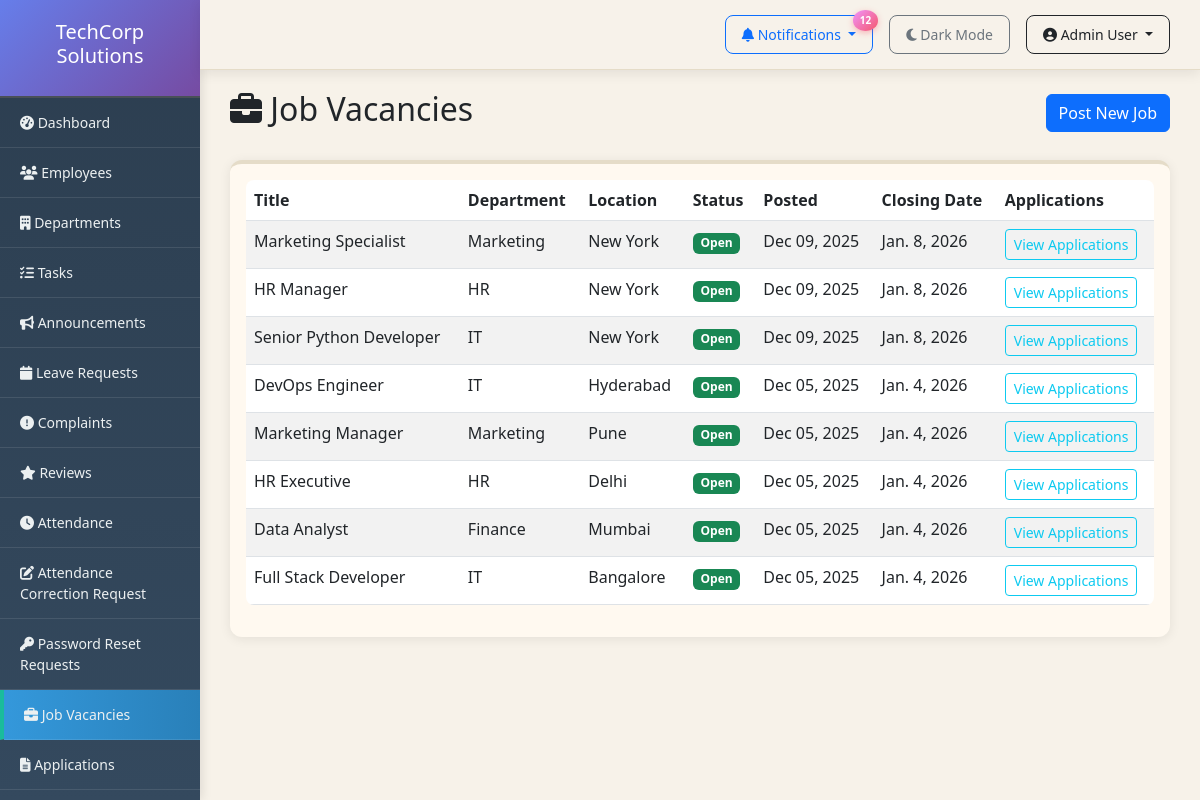
/admin-panel/vacancies/ (signed in), run on the app's committed database.
### employees/models.py (models this page shows, shortened)
class JobVacancy(models.Model):
    STATUS_CHOICES = [
        ('open', 'Open'),
        ('closed', 'Closed'),
    ]
    title = models.CharField(max_length=200)
    department = models.ForeignKey(Department, on_delete=models.CASCADE)
    description = models.TextField()
    requirements = models.TextField()
    salary_range = models.CharField(max_length=100)
    location = models.CharField(max_length=100)
    employment_type = models.CharField(max_length=50, default='Full-time')
    status = models.CharField(max_length=20, choices=STATUS_CHOICES, default='open')
    posted_date = models.DateTimeField(auto_now_add=True)
    closing_date = models.DateField()
    created_by = models.ForeignKey(User, on_delete=models.CASCADE)

class Department(models.Model):
    name = models.CharField(max_length=100)
    description = models.TextField(blank=True)
    head = models.ForeignKey('Employee', on_delete=models.SET_NULL, null=True, blank=True, related_name='heading_department')
    created_at = models.DateTimeField(auto_now_add=True)
    def __str__(self):
        return self.name

### employees/views.py (the view)
# urls.py: path('admin-panel/vacancies/', views.vacancy_list, name='vacancy_list'),
@login_required
@user_passes_test(is_admin)
def vacancy_list(request):
    vacancies = JobVacancy.objects.all().order_by('-posted_date')
    return render(request, 'admin/vacancy_list.html', {'vacancies': vacancies})

### employees/context_processors.py (called while the page is built)
def notifications(request):
    context = {
        'pending_count': 0,
        'leave_count': 0,
        'correction_count': 0,
        'password_reset_count': 0,
    }
    if request.user.is_authenticated and request.user.is_staff:
        leave_count = Leave.objects.filter(status='pending').count()
        correction_count = AttendanceCorrection.objects.filter(status='pending').count()
        password_reset_count = PasswordResetRequest.objects.filter(status='pending').count()
        context.update({
            'leave_count': leave_count,
            'correction_count': correction_count,
            'password_reset_count': password_reset_count,
            'pending_count': leave_count + correction_count + password_reset_count,
        })
    return context

### employees/views.py (called while the page is built)
def is_admin(user):
    return user.is_staff or user.is_superuser

### employees/templates/admin/vacancy_list.html (shortened to what this page needs)
{% extends 'base.html' %}
{% block content %}
<div class="d-flex justify-content-between align-items-center mb-4">
    <h2><i class="fas fa-briefcase"></i> Job Vacancies</h2>
    <a href="{% url 'vacancy_add' %}" class="btn btn-primary">Post New Job</a>
</div>
<div class="card">
    <div class="card-body">
        {% if vacancies %}
            <div class="table-responsive">
                <table class="table table-striped">
                    <thead>
                        <tr>
                            <th>Title</th>
                            <th>Department</th>
                            <th>Location</th>
                            <th>Status</th>
                            <th>Posted</th>
                            <th>Closing Date</th>
                            <th>Applications</th>
                        </tr>
                    </thead>
                    <tbody>
                        {% for vacancy in vacancies %}
                        <tr>
                            <td>{{ vacancy.title }}</td>
                            <td>{{ vacancy.department }}</td>
                            <td>{{ vacancy.location }}</td>
                            <td>
                                <span class="badge bg-{% if vacancy.status == 'open' %}success{% else %}secondary{% endif %}">
                                    {{ vacancy.get_status_display }}
                                </span>
                            </td>
                            <td>{{ vacancy.posted_date|date:"M d, Y" }}</td>
                            <td>{{ vacancy.closing_date }}</td>
                            <td>
                                <a href="{% url 'application_list' %}?vacancy={{ vacancy.pk }}" class="btn btn-sm btn-outline-info">
                                    View Applications
                                </a>
                            </td>
                        </tr>
                        {% endfor %}
                    </tbody>
                </table>
            </div>
        {% else %}
            <p class="text-muted text-center">No job vacancies posted yet.</p>
        {% endif %}
    </div>
</div>
{% endblock %}

### employees/templates/base.html (shortened to what this page needs)
<!DOCTYPE html>
<html lang="en">
<head>
    <link href="https://cdn.jsdelivr.net/npm/bootstrap@5.3.0/dist/css/bootstrap.min.css" rel="stylesheet">
    <link rel="stylesheet" href="https://cdnjs.cloudflare.com/ajax/libs/font-awesome/6.4.0/css/all.min.css">
</head>
<body>
    <nav class="top-navbar d-flex justify-content-end align-items-center">
        {% if user.is_staff %}
        <div class="dropdown me-3">
            <button class="btn btn-sm btn-outline-primary dropdown-toggle" type="button" data-bs-toggle="dropdown">
                <i class="fas fa-bell"></i> Notifications
                {% if pending_count > 0 %}
                <span class="notification-badge">{{ pending_count }}</span>
                {% endif %}
            </button>
        </div>
        {% endif %}
        <a href="{% url 'toggle_theme' %}" class="btn btn-sm btn-outline-secondary me-3">
            {% if user.is_authenticated and user.employee.theme_preference == 'dark' %}
                <i class="fas fa-sun"></i> Light Mode
            {% else %}
                <i class="fas fa-moon"></i> Dark Mode
            {% endif %}
        </a>
        <div class="dropdown">
            <button class="btn btn-sm btn-outline-dark dropdown-toggle" type="button" data-bs-toggle="dropdown">
                <i class="fas fa-user-circle"></i> {{ user.get_full_name|default:user.username }}
            </button>
        </div>
    </nav>
    <div class="container-fluid">
        <div class="row">
            <div class="col-md-2 sidebar">
                <div class="logo-header">
                    <h5>TechCorp Solutions</h5>
                </div>
                {% if user.is_staff %}
                <a href="{% url 'admin_dashboard' %}"><i class="fas fa-tachometer-alt"></i> Dashboard</a>
                <a href="{% url 'employee_list' %}"><i class="fas fa-users"></i> Employees</a>
                <a href="{% url 'department_list' %}"><i class="fas fa-building"></i> Departments</a>
                <a href="{% url 'task_list' %}"><i class="fas fa-tasks"></i> Tasks</a>
                <a href="{% url 'announcement_list' %}"><i class="fas fa-bullhorn"></i> Announcements</a>
                <a href="{% url 'leave_requests' %}"><i class="fas fa-calendar"></i> Leave Requests</a>
                <a href="{% url 'complaint_list' %}"><i class="fas fa-exclamation-circle"></i> Complaints</a>
                <a href="{% url 'review_list' %}"><i class="fas fa-star"></i> Reviews</a>
                <a href="{% url 'admin_attendance_list' %}"><i class="fas fa-clock"></i> Attendance</a>
                <a href="{% url 'admin_correction_list' %}"><i class="fas fa-edit"></i> Attendance Correction Request</a>
                <a href="{% url 'admin_password_reset_list' %}"><i class="fas fa-key"></i> Password Reset Requests</a>
                <a href="{% url 'vacancy_list' %}"><i class="fas fa-briefcase"></i> Job Vacancies</a>
                <a href="{% url 'application_list' %}"><i class="fas fa-file-alt"></i> Applications</a>
                <a href="{% url 'admin_salary_management' %}"> Salary Management</a>
                {% endif %}
            </div>
            <div class="col-md-10 content">
                {% block content %}{% endblock %}
            </div>
        </div>
    </div>
</body>
</html>

### employees/templates/base.html (style rules this page uses)
* { transition: background-color 0.3s ease, color 0.3s ease; }
body { font-family: 'Segoe UI', Tahoma, Geneva, Verdana, sans-serif; }
.sidebar { position: fixed; top: 0; left: 0; height: 100vh; overflow-y: auto; background: linear-gradient(180deg, #2c3e50 0%, #34495e 100%) !important; padding: 0; width: 16.666667%; box-shadow: 2px 0 10px rgba(0,0,0,0.1); }
.sidebar a { color: #ecf0f1 !important; text-decoration: none; padding: 14px 20px; display: block; border-bottom: 1px solid rgba(255,255,255,0.1); transition: all 0.3s ease; font-size: 14px; }
.sidebar a.active { background: linear-gradient(90deg, #3498db 0%, #2980b9 100%) !important; border-left: 4px solid #1abc9c; padding-left: 20px; }
.sidebar .logo-header { background: linear-gradient(135deg, #667eea 0%, #764ba2 100%) !important; color: white !important; }
.content { padding: 30px; margin-top: 60px; margin-left: 16.666667%; background: #F7F2E9; min-height: calc(100vh - 60px); }
.card { background: #FFF9F0; backdrop-filter: blur(10px); border: none; border-top: 4px solid #E5DCC8; border-radius: 12px; box-shadow: 0 2px 12px rgba(0, 0, 0, 0.08); transition: transform 0.3s ease, box-shadow 0.3s ease; }
.logo-header { background: #2c3e50; color: white; padding: 20px; text-align: center; border-bottom: 2px solid #495057; }
.top-navbar { position: fixed; top: 0; right: 0; left: 16.666667%; z-index: 1000; background: rgba(247, 242, 233, 0.95); border-bottom: 1px solid #E5DCC8; padding: 15px 30px; box-shadow: 0 4px 12px rgba(0,0,0,0.08); backdrop-filter: blur(20px); }
.top-navbar .btn { border-radius: 8px; padding: 8px 16px; font-weight: 500; transition: all 0.3s ease; }
.notification-badge { position: absolute; top: -5px; right: -5px; background: linear-gradient(135deg, #f093fb 0%, #f5576c 100%); color: white; border-radius: 50%; padding: 3px 7px; font-size: 10px; font-weight: bold; box-shadow: 0 2px 6px rgba(245, 87, 108, 0.4); animation: pulse 2s infinite; }
.table { border-radius: 8px; overflow: hidden; }

### data on the page
JobVacancy: title "Marketing Specialist", department "Marketing", location "New York", status "Open", posted_date "Dec 09, 2025", closing_date "Jan. 8, 2026"
JobVacancy: title "HR Manager", department "HR", location "New York", status "Open", posted_date "Dec 09, 2025", closing_date "Jan. 8, 2026"
JobVacancy: title "Senior Python Developer", department "IT", location "New York", status "Open", posted_date "Dec 09, 2025", closing_date "Jan. 8, 2026"
JobVacancy: title "DevOps Engineer", department "IT", location "Hyderabad", status "Open", posted_date "Dec 05, 2025", closing_date "Jan. 4, 2026"
JobVacancy: title "Marketing Manager", department "Marketing", location "Pune", status "Open", posted_date "Dec 05, 2025", closing_date "Jan. 4, 2026"
JobVacancy: title "HR Executive", department "HR", location "Delhi", status "Open", posted_date "Dec 05, 2025", closing_date "Jan. 4, 2026"
JobVacancy: title "Data Analyst", department "Finance", location "Mumbai", status "Open", posted_date "Dec 05, 2025", closing_date "Jan. 4, 2026"
JobVacancy: title "Full Stack Developer", department "IT", location "Bangalore", status "Open", posted_date "Dec 05, 2025", closing_date "Jan. 4, 2026"

### other printed values
{{ pending_count }} "12"
{{ user.get_full_name|default:user.username }} "Admin User"
